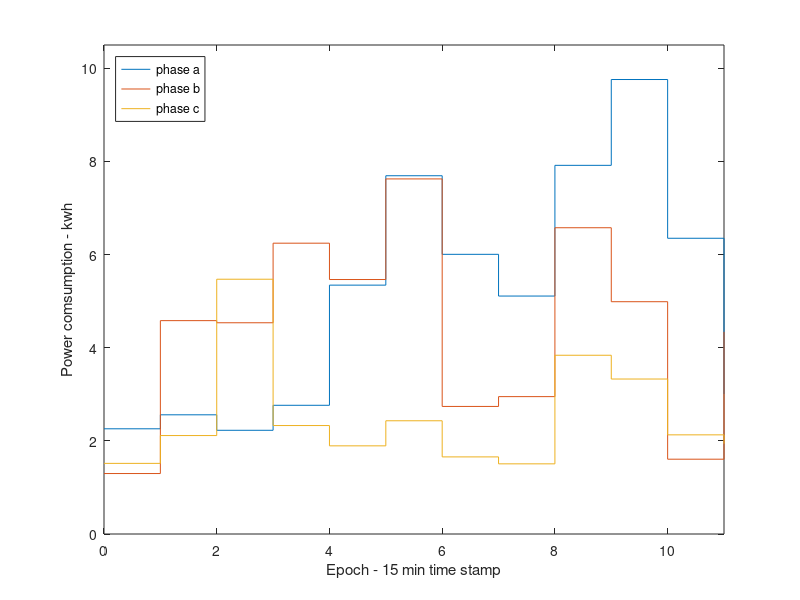
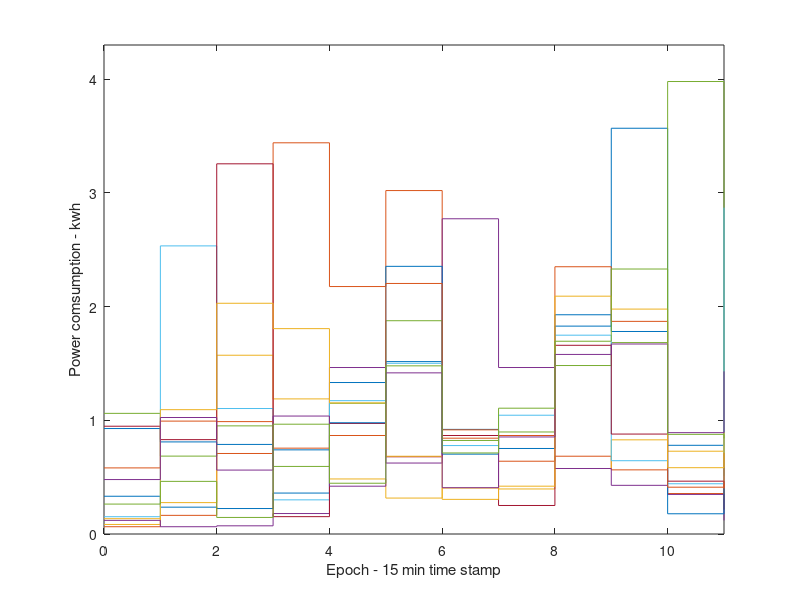

Here is the MATLAB script that generated these plots, in order:
%Lab1 DASG
clear all;
format compact;

%Comsumption Data (Given)
 X = [0.332 0.064 0.084 0.12 
 0.236 0.164 0.276 0.064
 0.224 0.708 1.572 0.072
 0.36  3.44  1.188 0.18 
 1.332 2.176 0.484 1.464
 1.516 3.02  0.316 0.624
 0.92  0.916 0.404 2.772
 0.752 0.64  0.396 1.464
 1.828 0.684 0.576 0.576
 3.568 0.564 0.828 0.428
 0.78  0.356 0.728 0.348
 0.856 0.22  0.308 0.12];

  X12 = [0.332 0.064 0.084 0.12  1.0609 0.1520 0.9477 0.9274 0.5812 0.1346 0.4788 0.2631  
         0.236 0.164 0.276 0.064 0.6849 2.5335 0.8298 0.8098 0.9927 1.0933 1.0244 0.4628
         0.224 0.708 1.572 0.072 0.9509 1.1034 3.2552 0.7877 0.9883 2.0290 0.5621 0.1456
         0.36  3.44  1.188 0.18  0.5942 0.3003 0.1526 0.7399 0.7549 1.8059 1.0372 0.9655
         1.332 2.176 0.484 1.464 1.1496 1.1724 0.9721 0.9783 0.8662 1.1529 0.4204 0.4464
         1.516 3.02  0.316 0.624 1.8755 1.5012 0.6790 2.3537 2.2031 0.6837 1.4170 1.4787
         0.92  0.916 0.404 2.772 0.8226 0.7777 0.8662 0.7023 0.8426 0.3046 0.4072 0.7127
         0.752 0.64  0.396 1.464 0.8972 1.0445 0.2508 0.8662 0.8661 0.4205 0.8533 1.1063
         1.828 0.684 0.576 0.576 1.4815 1.7483 1.6594 1.9279 2.3501 2.0913 1.5790 1.6951
         3.568 0.564 0.828 0.428 1.6831 0.6445 0.8788 1.7808 1.8698 1.9777 1.6707 2.3301
         0.78  0.356 0.728 0.348 3.9789 0.4418 0.4646 0.1779 0.4116 0.5831 0.8912 0.8763
         0.856 0.22  0.308 0.12  0.5107 2.8695 0.2129 0.3998 0.7125 0.8951 1.4301 0.8411];

 %Atribute comsumers to phase: abca
  beta_orig = [1 0 0
              0 1 0
              0 0 1
              1 0 0];

 beta_orig12 = [1 0 0
                0 1 0
                0 0 1
                1 0 0
                1 0 0
                0 1 0
                0 0 1
                0 1 0
                1 0 0
                0 1 0
                0 0 1
                1 0 0];
 

 %Consumers aggregation by phase and noise inclusion
 Y = zeros(3,1);
 Y12 = zeros(3,1);
 var = 0.25^2;

 for k = 1:12
    Y(k,1) = X(k,1) + X(k,4) + normrnd(0,var);
    Y(k,2) = X(k,2) + normrnd(0,var);
    Y(k,3) = X(k,3) + normrnd(0,var);
 end

  for k = 1:12
    Y12(k,1) = X12(k,1) + X12(k,4) + X12(k,5) + X12(k,9) + X12(k,12) + normrnd(0,var);
    Y12(k,2) = X12(k,2) + X12(k,6) + X12(k,8) + X12(k,10) + normrnd(0,var);
    Y12(k,3) = X12(k,3) + X12(k,7) + X12(k,11) + normrnd(0,var);
 end

 %Multivariate Regression
 B = (X.'*X)^-1*X.'*Y;
 B12 = (X12.'*X12)^-1*X12.'*Y12;

 %Mapping
 beta = zeros(4,3);
 beta12 = zeros(12,3);

 for k = 1:4
    if B(k,1)>B(k,2)
        if B(k,1)>B(k,3)
            beta(k,1) = 1;
        else
            beta(k,3) = 1;
        end
    elseif B(k,2)>B(k,3)
            beta(k,2) = 1;
        else
            beta(k,3) = 1;
    end
 end

%Error count
err = 0;

for k = 1:4
    if beta(k,1) ~= beta_orig(k,1) || beta(k,2) ~= beta_orig(k,2) || beta(k,3) ~= beta_orig(k,3)
        err = err + 1;
    end
end


%Plot LV/MV meter information
figure()
ep=0:11;
stairs(ep,Y12)
xlabel("Epoch - 15 min time stamp")
ylabel("Power comsumption - kwh")
axis([0 11 0 10.5])
legend({'phase a','phase b','phase c'},'Location','northwest')

%Plot smartmeter information
figure()
ep=0:11;
stairs(ep,X12)
xlabel("Epoch - 15 min time stamp")
ylabel("Power comsumption - kwh")
axis([0 11 0 4.3])

